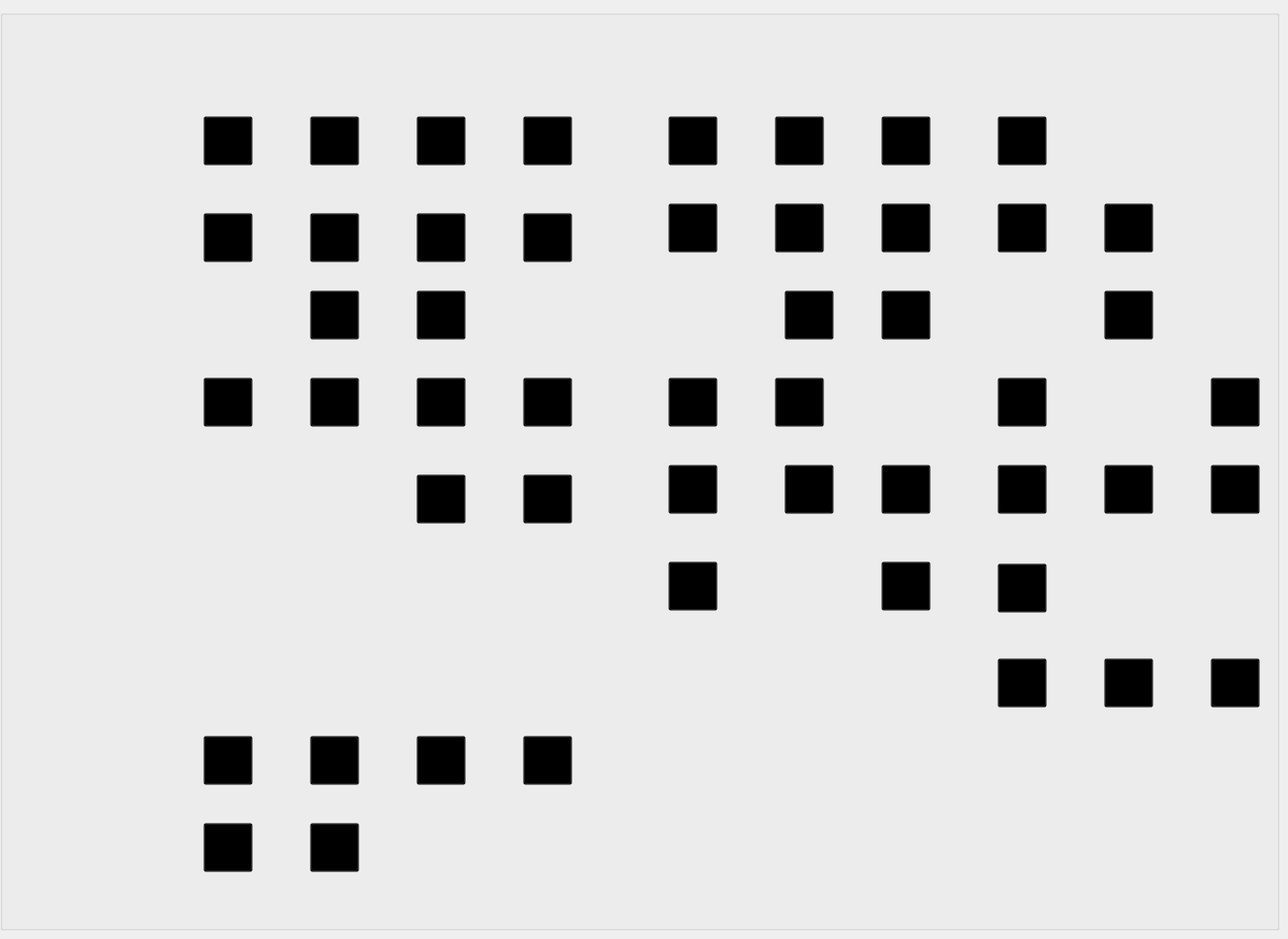
       <widget class="QWidget" name="Mapa">
        <widget class="QGroupBox" name="groupBox_2">
         <property name="geometry">
          <rect>
           <x>0</x>
           <y>10</y>
           <width>1321</width>
           <height>951</height>
          </rect>
         </property>
         <property name="styleSheet">
          <string notr="true"/>
         </property>
         <property name="title">
          <string/>
         </property>
         <widget class="QLabel" name="mapaGRAFICO">
          <property name="geometry">
           <rect>
            <x>0</x>
            <y>0</y>
            <width>1291</width>
            <height>951</height>
           </rect>
          </property>
          <property name="styleSheet">
           <string notr="true">border-image: url(:/Imagenes/Alumno/Mapa_ICC.jpg);</string>
          </property>
          <property name="text">
           <string/>
          </property>
         </widget>
         <widget class="QPushButton" name="mater2">
          <property name="geometry">
           <rect>
            <x>210</x>
            <y>210</y>
            <width>51</width>
            <height>51</height>
           </rect>
          </property>
          <property name="styleSheet">
           <string notr="true">QPushButton{
	background-color: transparent;
	border-image: url(:/Imagenes/Alumno/candadoF.png);
}
</string>
          </property>
          <property name="text">
           <string/>
          </property>
         </widget>
         <widget class="QPushButton" name="mater22">
          <property name="geometry">
           <rect>
            <x>540</x>
            <y>750</y>
            <width>51</width>
            <height>51</height>
           </rect>
          </property>
          <property name="styleSheet">
           <string notr="true">QPushButton{
	background-color: transparent;
	border-image: url(:/Imagenes/Alumno/candadoF.png);
}
</string>
          </property>
          <property name="text">
           <string/>
          </property>
         </widget>
         <widget class="QPushButton" name="mater17">
          <property name="geometry">
           <rect>
            <x>430</x>
            <y>750</y>
            <width>51</width>
            <height>51</height>
           </rect>
          </property>
          <property name="styleSheet">
           <string notr="true">QPushButton{
	background-color: transparent;
	border-image: url(:/Imagenes/Alumno/candadoF.png);
}
</string>
          </property>
          <property name="text">
           <string/>
          </property>
         </widget>
         <widget class="QPushButton" name="mater10">
          <property name="geometry">
           <rect>
            <x>320</x>
            <y>750</y>
            <width>51</width>
            <height>51</height>
           </rect>
          </property>
          <property name="styleSheet">
           <string notr="true">QPushButton{
	background-color: transparent;
	border-image: url(:/Imagenes/Alumno/candadoF.png);
}
</string>
          </property>
          <property name="text">
           <string/>
          </property>
         </widget>
         <widget class="QPushButton" name="mater4">
          <property name="geometry">
           <rect>
            <x>210</x>
            <y>750</y>
            <width>51</width>
            <height>51</height>
           </rect>
          </property>
          <property name="styleSheet">
           <string notr="true">QPushButton{
	background-color: transparent;
	border-image: url(:/Imagenes/Alumno/candadoF.png);
}
</string>
          </property>
          <property name="text">
           <string/>
          </property>
         </widget>
         <widget class="QPushButton" name="mater5">
          <property name="geometry">
           <rect>
            <x>210</x>
            <y>840</y>
            <width>51</width>
            <height>51</height>
           </rect>
          </property>
          <property name="styleSheet">
           <string notr="true">QPushButton{
	background-color: transparent;
	border-image: url(:/Imagenes/Alumno/candadoF.png);
}
</string>
          </property>
          <property name="text">
           <string/>
          </property>
         </widget>
         <widget class="QPushButton" name="mater11">
          <property name="geometry">
           <rect>
            <x>320</x>
            <y>840</y>
            <width>51</width>
            <height>51</height>
           </rect>
          </property>
          <property name="styleSheet">
           <string notr="true">QPushButton{
	background-color: transparent;
	border-image: url(:/Imagenes/Alumno/candadoF.png);
}
</string>
          </property>
          <property name="text">
           <string/>
          </property>
         </widget>
         <widget class="QPushButton" name="mater7">
          <property name="geometry">
           <rect>
            <x>320</x>
            <y>210</y>
            <width>51</width>
            <height>51</height>
           </rect>
          </property>
          <property name="styleSheet">
           <string notr="true">QPushButton{
	background-color: transparent;
	border-image: url(:/Imagenes/Alumno/candadoF.png);
}
</string>
          </property>
          <property name="text">
           <string/>
          </property>
         </widget>
         <widget class="QPushButton" name="mater1">
          <property name="geometry">
           <rect>
            <x>210</x>
            <y>110</y>
            <width>51</width>
            <height>51</height>
           </rect>
          </property>
          <property name="styleSheet">
           <string notr="true">QPushButton{
	background-color: transparent;
	border-image: url(:/Imagenes/Alumno/candadoF.png);
}
</string>
          </property>
          <property name="text">
           <string/>
          </property>
         </widget>
         <widget class="QPushButton" name="mater8">
          <property name="geometry">
           <rect>
            <x>320</x>
            <y>290</y>
            <width>51</width>
            <height>51</height>
           </rect>
          </property>
          <property name="styleSheet">
           <string notr="true">QPushButton{
	background-color: transparent;
	border-image: url(:/Imagenes/Alumno/candadoF.png);
}
</string>
          </property>
          <property name="text">
           <string/>
          </property>
         </widget>
         <widget class="QPushButton" name="mater14">
          <property name="geometry">
           <rect>
            <x>430</x>
            <y>290</y>
            <width>51</width>
            <height>51</height>
           </rect>
          </property>
          <property name="styleSheet">
           <string notr="true">QPushButton{
	background-color: transparent;
	border-image: url(:/Imagenes/Alumno/candadoF.png);
}
</string>
          </property>
          <property name="text">
           <string/>
          </property>
         </widget>
         <widget class="QPushButton" name="mater13">
          <property name="geometry">
           <rect>
            <x>430</x>
            <y>210</y>
            <width>51</width>
            <height>51</height>
           </rect>
          </property>
          <property name="styleSheet">
           <string notr="true">QPushButton{
	background-color: transparent;
	border-image: url(:/Imagenes/Alumno/candadoF.png);
}
</string>
          </property>
          <property name="text">
           <string/>
          </property>
         </widget>
         <widget class="QPushButton" name="mater19">
          <property name="geometry">
           <rect>
            <x>540</x>
            <y>210</y>
            <width>51</width>
            <height>51</height>
           </rect>
          </property>
          <property name="styleSheet">
           <string notr="true">QPushButton{
	background-color: transparent;
	border-image: url(:/Imagenes/Alumno/candadoF.png);
}
</string>
          </property>
          <property name="text">
           <string/>
          </property>
         </widget>
         <widget class="QPushButton" name="mater18">
          <property name="geometry">
           <rect>
            <x>540</x>
            <y>110</y>
            <width>51</width>
            <height>51</height>
           </rect>
          </property>
          <property name="styleSheet">
           <string notr="true">QPushButton{
	background-color: transparent;
	border-image: url(:/Imagenes/Alumno/candadoF.png);
}
</string>
          </property>
          <property name="text">
           <string/>
          </property>
         </widget>
         <widget class="QPushButton" name="mater12">
          <property name="geometry">
           <rect>
            <x>430</x>
            <y>110</y>
            <width>51</width>
            <height>51</height>
           </rect>
          </property>
          <property name="styleSheet">
           <string notr="true">QPushButton{
	background-color: transparent;
	border-image: url(:/Imagenes/Alumno/candadoF.png);
}
</string>
          </property>
          <property name="text">
           <string/>
          </property>
         </widget>
         <widget class="QPushButton" name="mater6">
          <property name="geometry">
           <rect>
            <x>320</x>
            <y>110</y>
            <width>51</width>
            <height>51</height>
           </rect>
          </property>
          <property name="styleSheet">
           <string notr="true">QPushButton{
	background-color: transparent;
	border-image: url(:/Imagenes/Alumno/candadoF.png);
}
</string>
          </property>
          <property name="text">
           <string/>
          </property>
         </widget>
         <widget class="QPushButton" name="mater9">
          <property name="geometry">
           <rect>
            <x>320</x>
            <y>380</y>
            <width>51</width>
            <height>51</height>
           </rect>
          </property>
          <property name="styleSheet">
           <string notr="true">QPushButton{
	background-color: transparent;
	border-image: url(:/Imagenes/Alumno/candadoF.png);
}
</string>
          </property>
          <property name="text">
           <string/>
          </property>
         </widget>
         <widget class="QPushButton" name="mater3">
          <property name="geometry">
           <rect>
            <x>210</x>
            <y>380</y>
            <width>51</width>
            <height>51</height>
           </rect>
          </property>
          <property name="styleSheet">
           <string notr="true">QPushButton{
	background-color: transparent;
	border-image: url(:/Imagenes/Alumno/candadoF.png);
}
</string>
          </property>
          <property name="text">
           <string/>
          </property>
         </widget>
         <widget class="QPushButton" name="mater26">
          <property name="geometry">
           <rect>
            <x>690</x>
            <y>470</y>
            <width>51</width>
            <height>51</height>
           </rect>
          </property>
          <property name="styleSheet">
           <string notr="true">QPushButton{
	background-color: transparent;
	border-image: url(:/Imagenes/Alumno/candadoF.png);
}
</string>
          </property>
          <property name="text">
           <string/>
          </property>
         </widget>
         <widget class="QPushButton" name="mater27">
          <property name="geometry">
           <rect>
            <x>690</x>
            <y>570</y>
            <width>51</width>
            <height>51</height>
           </rect>
          </property>
          <property name="styleSheet">
           <string notr="true">QPushButton{
	background-color: transparent;
	border-image: url(:/Imagenes/Alumno/candadoF.png);
}
</string>
          </property>
          <property name="text">
           <string/>
          </property>
         </widget>
         <widget class="QPushButton" name="mater21">
          <property name="geometry">
           <rect>
            <x>540</x>
            <y>480</y>
            <width>51</width>
            <height>51</height>
           </rect>
          </property>
          <property name="styleSheet">
           <string notr="true">QPushButton{
	background-color: transparent;
	border-image: url(:/Imagenes/Alumno/candadoF.png);
}
</string>
          </property>
          <property name="text">
           <string/>
          </property>
         </widget>
         <widget class="QPushButton" name="mater20">
          <property name="geometry">
           <rect>
            <x>540</x>
            <y>380</y>
            <width>51</width>
            <height>51</height>
           </rect>
          </property>
          <property name="styleSheet">
           <string notr="true">QPushButton{
	background-color: transparent;
	border-image: url(:/Imagenes/Alumno/candadoF.png);
}
</string>
          </property>
          <property name="text">
           <string/>
          </property>
         </widget>
         <widget class="QPushButton" name="mater32">
          <property name="geometry">
           <rect>
            <x>810</x>
            <y>470</y>
            <width>51</width>
            <height>51</height>
           </rect>
          </property>
          <property name="styleSheet">
           <string notr="true">QPushButton{
	background-color: transparent;
	border-image: url(:/Imagenes/Alumno/candadoF.png);
}
</string>
          </property>
          <property name="text">
           <string/>
          </property>
         </widget>
         <widget class="QPushButton" name="mater16">
          <property name="geometry">
           <rect>
            <x>430</x>
            <y>480</y>
            <width>51</width>
            <height>51</height>
           </rect>
          </property>
          <property name="styleSheet">
           <string notr="true">QPushButton{
	background-color: transparent;
	border-image: url(:/Imagenes/Alumno/candadoF.png);
}
</string>
          </property>
          <property name="text">
           <string/>
          </property>
         </widget>
         <widget class="QPushButton" name="mater25">
          <property name="geometry">
           <rect>
            <x>690</x>
            <y>380</y>
            <width>51</width>
            <height>51</height>
           </rect>
          </property>
          <property name="styleSheet">
           <string notr="true">QPushButton{
	background-color: transparent;
	border-image: url(:/Imagenes/Alumno/candadoF.png);
}
</string>
          </property>
          <property name="text">
           <string/>
          </property>
         </widget>
         <widget class="QPushButton" name="mater15">
          <property name="geometry">
           <rect>
            <x>430</x>
            <y>380</y>
            <width>51</width>
            <height>51</height>
           </rect>
          </property>
          <property name="styleSheet">
           <string notr="true">QPushButton{
	background-color: transparent;
	border-image: url(:/Imagenes/Alumno/candadoF.png);
}
</string>
          </property>
          <property name="text">
           <string/>
          </property>
         </widget>
         <widget class="QPushButton" name="pushButton_27">
          <property name="geometry">
           <rect>
            <x>910</x>
            <y>570</y>
            <width>51</width>
            <height>51</height>
           </rect>
          </property>
          <property name="styleSheet">
           <string notr="true">QPushButton{
	background-color: transparent;
	border-image: url(:/Imagenes/Alumno/candadoF.png);
}
</string>
          </property>
          <property name="text">
           <string/>
          </property>
         </widget>
         <widget class="QPushButton" name="pushButton_28">
          <property name="geometry">
           <rect>
            <x>1030</x>
            <y>470</y>
            <width>51</width>
            <height>51</height>
           </rect>
          </property>
          <property name="styleSheet">
           <string notr="true">QPushButton{
	background-color: transparent;
	border-image: url(:/Imagenes/Alumno/candadoF.png);
}
</string>
          </property>
          <property name="text">
           <string/>
          </property>
         </widget>
         <widget class="QPushButton" name="mater29">
          <property name="geometry">
           <rect>
            <x>800</x>
            <y>200</y>
            <width>51</width>
            <height>51</height>
           </rect>
          </property>
          <property name="styleSheet">
           <string notr="true">QPushButton{
	background-color: transparent;
	border-image: url(:/Imagenes/Alumno/candadoF.png);
}
</string>
          </property>
          <property name="text">
           <string/>
          </property>
         </widget>
         <widget class="QPushButton" name="pushButton_30">
          <property name="geometry">
           <rect>
            <x>1030</x>
            <y>572</y>
            <width>51</width>
            <height>51</height>
           </rect>
          </property>
          <property name="styleSheet">
           <string notr="true">QPushButton{
	background-color: transparent;
	border-image: url(:/Imagenes/Alumno/candadoF.png);
}
</string>
          </property>
          <property name="text">
           <string/>
          </property>
         </widget>
         <widget class="QPushButton" name="mater23">
          <property name="geometry">
           <rect>
            <x>690</x>
            <y>110</y>
            <width>51</width>
            <height>51</height>
           </rect>
          </property>
          <property name="styleSheet">
           <string notr="true">QPushButton{
	background-color: transparent;
	border-image: url(:/Imagenes/Alumno/candadoF.png);
}
</string>
          </property>
          <property name="text">
           <string/>
          </property>
         </widget>
         <widget class="QPushButton" name="mater28">
          <property name="geometry">
           <rect>
            <x>800</x>
            <y>110</y>
            <width>51</width>
            <height>51</height>
           </rect>
          </property>
          <property name="styleSheet">
           <string notr="true">QPushButton{
	background-color: transparent;
	border-image: url(:/Imagenes/Alumno/candadoF.png);
}
</string>
          </property>
          <property name="text">
           <string/>
          </property>
         </widget>
         <widget class="QPushButton" name="mater24">
          <property name="geometry">
           <rect>
            <x>690</x>
            <y>200</y>
            <width>51</width>
            <height>51</height>
           </rect>
          </property>
          <property name="styleSheet">
           <string notr="true">QPushButton{
	background-color: transparent;
	border-image: url(:/Imagenes/Alumno/candadoF.png);
}
</string>
          </property>
          <property name="text">
           <string/>
          </property>
         </widget>
         <widget class="QPushButton" name="pushButton_34">
          <property name="geometry">
           <rect>
            <x>1030</x>
            <y>380</y>
            <width>51</width>
            <height>51</height>
           </rect>
          </property>
          <property name="styleSheet">
           <string notr="true">QPushButton{
	background-color: transparent;
	border-image: url(:/Imagenes/Alumno/candadoF.png);
}
</string>
          </property>
          <property name="text">
           <string/>
          </property>
         </widget>
         <widget class="QPushButton" name="mater35">
          <property name="geometry">
           <rect>
            <x>910</x>
            <y>290</y>
            <width>51</width>
            <height>51</height>
           </rect>
          </property>
          <property name="styleSheet">
           <string notr="true">QPushButton{
	background-color: transparent;
	border-image: url(:/Imagenes/Alumno/candadoF.png);
}
</string>
          </property>
          <property name="text">
           <string/>
          </property>
         </widget>
         <widget class="QPushButton" name="mater30">
          <property name="geometry">
           <rect>
            <x>810</x>
            <y>290</y>
            <width>51</width>
            <height>51</height>
           </rect>
          </property>
          <property name="styleSheet">
           <string notr="true">QPushButton{
	background-color: transparent;
	border-image: url(:/Imagenes/Alumno/candadoF.png);
}
</string>
          </property>
          <property name="text">
           <string/>
          </property>
         </widget>
         <widget class="QPushButton" name="mater31">
          <property name="geometry">
           <rect>
            <x>800</x>
            <y>380</y>
            <width>51</width>
            <height>51</height>
           </rect>
          </property>
          <property name="styleSheet">
           <string notr="true">QPushButton{
	background-color: transparent;
	border-image: url(:/Imagenes/Alumno/candadoF.png);
}
</string>
          </property>
          <property name="text">
           <string/>
          </property>
         </widget>
         <widget class="QPushButton" name="mater36">
          <property name="geometry">
           <rect>
            <x>910</x>
            <y>470</y>
            <width>51</width>
            <height>51</height>
           </rect>
          </property>
          <property name="styleSheet">
           <string notr="true">QPushButton{
	background-color: transparent;
	border-image: url(:/Imagenes/Alumno/candadoF.png);
}
</string>
          </property>
          <property name="text">
           <string/>
          </property>
         </widget>
         <widget class="QPushButton" name="pushButton_39">
          <property name="geometry">
           <rect>
            <x>1030</x>
            <y>670</y>
            <width>51</width>
            <height>51</height>
           </rect>
          </property>
          <property name="styleSheet">
           <string notr="true">QPushButton{
	background-color: transparent;
	border-image: url(:/Imagenes/Alumno/candadoF.png);
}
</string>
          </property>
          <property name="text">
           <string/>
          </property>
         </widget>
         <widget class="QPushButton" name="pushButton_40">
          <property name="geometry">
           <rect>
            <x>1140</x>
            <y>670</y>
            <width>51</width>
            <height>51</height>
           </rect>
          </property>
          <property name="styleSheet">
           <string notr="true">QPushButton{
	background-color: transparent;
	border-image: url(:/Imagenes/Alumno/candadoF.png);
}
</string>
          </property>
          <property name="text">
           <string/>
          </property>
         </widget>
         <widget class="QPushButton" name="pushButton_41">
          <property name="geometry">
           <rect>
            <x>1250</x>
            <y>670</y>
            <width>51</width>
            <height>51</height>
           </rect>
          </property>
          <property name="styleSheet">
           <string notr="true">QPushButton{
	background-color: transparent;
	border-image: url(:/Imagenes/Alumno/candadoF.png);
}
</string>
          </property>
          <property name="text">
           <string/>
          </property>
         </widget>
         <widget class="QPushButton" name="pushButton_42">
          <property name="geometry">
           <rect>
            <x>1140</x>
            <y>470</y>
            <width>51</width>
            <height>51</height>
           </rect>
          </property>
          <property name="styleSheet">
           <string notr="true">QPushButton{
	background-color: transparent;
	border-image: url(:/Imagenes/Alumno/candadoF.png);
}
</string>
          </property>
          <property name="text">
           <string/>
          </property>
         </widget>
         <widget class="QPushButton" name="pushButton_43">
          <property name="geometry">
           <rect>
            <x>1250</x>
            <y>470</y>
            <width>51</width>
            <height>51</height>
           </rect>
          </property>
          <property name="styleSheet">
           <string notr="true">QPushButton{
	background-color: transparent;
	border-image: url(:/Imagenes/Alumno/candadoF.png);
}
</string>
          </property>
          <property name="text">
           <string/>
          </property>
         </widget>
         <widget class="QPushButton" name="pushButton_44">
          <property name="geometry">
           <rect>
            <x>1250</x>
            <y>380</y>
            <width>51</width>
            <height>51</height>
           </rect>
          </property>
          <property name="styleSheet">
           <string notr="true">QPushButton{
	background-color: transparent;
	border-image: url(:/Imagenes/Alumno/candadoF.png);
}
</string>
          </property>
          <property name="text">
           <string/>
          </property>
         </widget>
         <widget class="QPushButton" name="mater33">
          <property name="geometry">
           <rect>
            <x>910</x>
            <y>110</y>
            <width>51</width>
            <height>51</height>
           </rect>
          </property>
          <property name="styleSheet">
           <string notr="true">QPushButton{
	background-color: transparent;
	border-image: url(:/Imagenes/Alumno/candadoF.png);
}
</string>
          </property>
          <property name="text">
           <string/>
          </property>
         </widget>
         <widget class="QPushButton" name="pushButton_46">
          <property name="geometry">
           <rect>
            <x>1030</x>
            <y>110</y>
            <width>51</width>
            <height>51</height>
           </rect>
          </property>
          <property name="styleSheet">
           <string notr="true">QPushButton{
	background-color: transparent;
	border-image: url(:/Imagenes/Alumno/candadoF.png);
}
</string>
          </property>
          <property name="text">
           <string/>
          </property>
         </widget>
         <widget class="QPushButton" name="mater34">
          <property name="geometry">
           <rect>
            <x>910</x>
            <y>200</y>
            <width>51</width>
            <height>51</height>
           </rect>
          </property>
          <property name="styleSheet">
           <string notr="true">QPushButton{
	background-color: transparent;
	border-image: url(:/Imagenes/Alumno/candadoF.png);
}
</string>
          </property>
          <property name="text">
           <string/>
          </property>
         </widget>
         <widget class="QPushButton" name="pushButton_48">
          <property name="geometry">
           <rect>
            <x>1030</x>
            <y>200</y>
            <width>51</width>
            <height>51</height>
           </rect>
          </property>
          <property name="styleSheet">
           <string notr="true">QPushButton{
	background-color: transparent;
	border-image: url(:/Imagenes/Alumno/candadoF.png);
}
</string>
          </property>
          <property name="text">
           <string/>
          </property>
         </widget>
         <widget class="QPushButton" name="pushButton_49">
          <property name="geometry">
           <rect>
            <x>1140</x>
            <y>200</y>
            <width>51</width>
            <height>51</height>
           </rect>
          </property>
          <property name="styleSheet">
           <string notr="true">QPushButton{
	background-color: transparent;
	border-image: url(:/Imagenes/Alumno/candadoF.png);
}
</string>
          </property>
          <property name="text">
           <string/>
          </property>
         </widget>
         <widget class="QPushButton" name="pushButton_50">
          <property name="geometry">
           <rect>
            <x>1140</x>
            <y>290</y>
            <width>51</width>
            <height>51</height>
           </rect>
          </property>
          <property name="styleSheet">
           <string notr="true">QPushButton{
	background-color: transparent;
	border-image: url(:/Imagenes/Alumno/candadoF.png);
}
</string>
          </property>
          <property name="text">
           <string/>
          </property>
         </widget>
        </widget>
       </widget>
